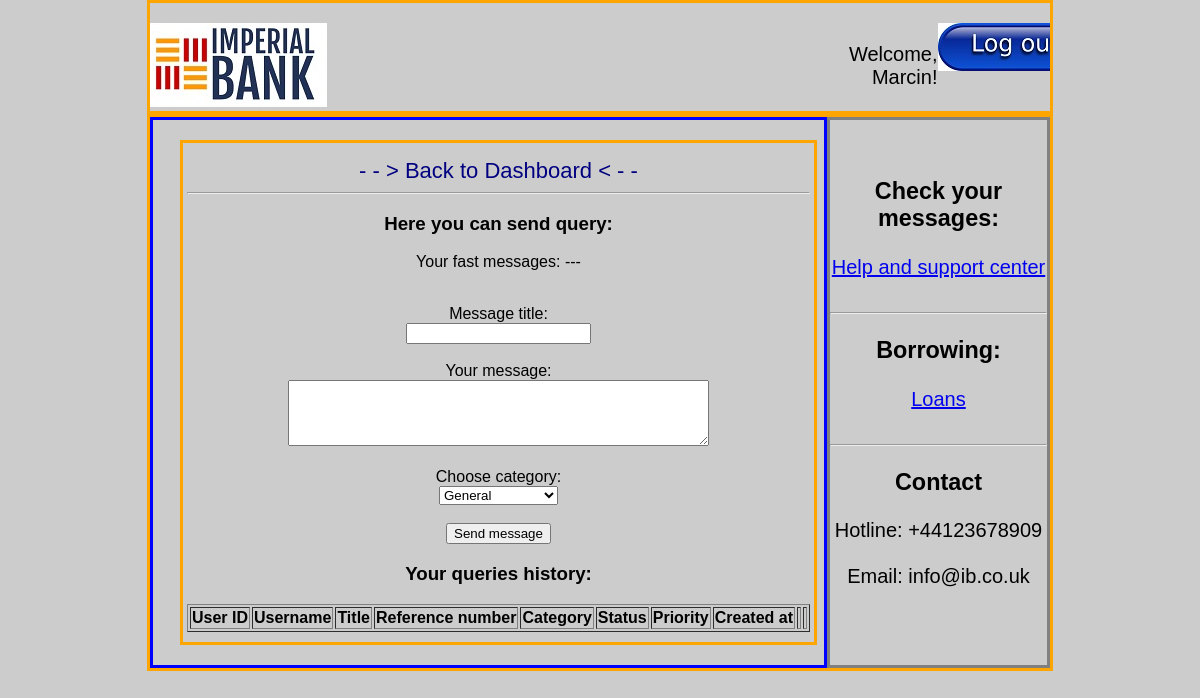
/help_center (signed in), run on an earlier commit of the app's database.
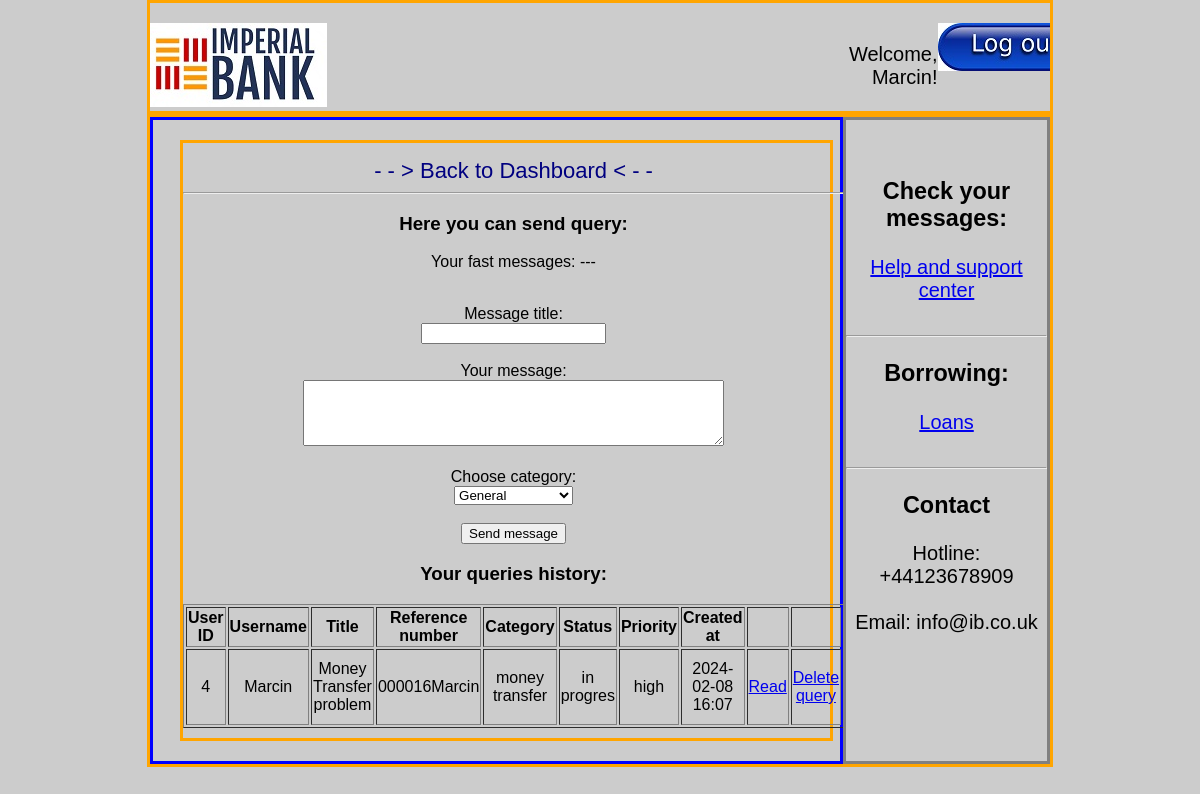
And on a later commit of the database.
### models/models.py (models this page shows, shortened)
class Users(db.Model, UserMixin):
    id = db.Column(db.Integer, primary_key=True)
    username = db.Column(db.String(50), unique=True, nullable=False)
    password_hash = db.Column(db.String(128), nullable=False)
    role = db.Column(db.String(20), nullable=False, default='client')
    email = db.Column(db.String(120), unique=True, nullable=False)
    phone_number = db.Column(db.String(20), nullable = False)
    country = db.Column(db.String(50))
    transactions = db.relationship('Transaction', backref='user', lazy=True)

class SupportTickets(db.Model):
    id = db.Column(db.Integer, primary_key=True)
    user_id = db.Column(db.Integer, db.ForeignKey('users.id'), nullable=False)
    title = db.Column(db.String(100), nullable=False)
    description = db.Column(db.Text, nullable=False)
    reference_number = db.Column(db.String(50), nullable=False)
    status = db.Column(db.String(50), nullable=False, default='new')  # values: new, in progress, closed, rejected
    priority = db.Column(db.String(50), nullable=False, default='normal')  # values: normal, high, urgent
    category = db.Column(db.String(50), nullable=False, default='general')  # values: general, fraud, service problem, money transfer
    created_at = db.Column(db.DateTime, default=datetime.utcnow)

### app.py (the view)
@app.route('/help_center', methods=['GET', 'POST'])
@login_required
def help_center():
    subquery = db.session.query(SupportTickets.reference_number,func.max(SupportTickets.created_at).label('max_date')).group_by(SupportTickets.reference_number).subquery()
    user_queries = db.session.query(SupportTickets).join(subquery,(SupportTickets.reference_number == subquery.c.reference_number) &
        (SupportTickets.created_at == subquery.c.max_date)).filter(SupportTickets.user_id == current_user.id).all()
    return render_template('help_center.html', all_queries = user_queries)

### app.py (called while the page is built)
@app.before_request
def initialize_database():
    db.create_all()
    session.permanent = True

@login_manager.user_loader
def load_user(user_id):
    return Users.query.get(int(user_id))

### templates/help_center.html (shortened to what this page needs)
{% extends 'base3.html' %}
{% block precontent%}
<a href="{{ url_for('dashboard') }}" class="link3"> - - > Back to Dashboard < - - </a><br>
<hr>
<h3>Here you can send query:</h3>
{% with messages = get_flashed_messages() %}
{% if not messages %}
    <p>Your fast messages: ---</p>
{% endif %}
{% endwith %}
<br>
<form action="{{ url_for('send_query_bp.send_query') }}" method="post" role="form">
    <label for="title">Message title:</label> <br>
    <input type="text" id="title" name="title" required> <br><br>
    <label for="description">Your message: </label> <br>
    <textarea id="description" name="description" required rows="4" cols="50"></textarea> <br><br>
    <label for="category">Choose category:</label> <br>
    <select type="text" id="category" name="category" def required>
        <option value="general">General</option>
    </select> <br><br>
    <input type="submit" value="Send message"><br>
</form>
<h3>Your queries history: </h3>
<table border="1" class="center-table" >
  <thead>
      <tr>
          <th>User ID</th>
          <th>Username</th>
          <th>Title</th>
          <th>Reference number</th>
          <th>Category</th>
          <th>Status</th>
          <th>Priority</th>
          <th>Created at</th>
          <th> </th>
          <th> </th>
      </tr>
  </thead>
  <tbody>
      {% for query in all_queries %}
          <tr>
              <td>{{ query.user_id }}</td>
              <td>{{ current_user.username }}</td>
              <td>{{ query.title }}</td>
              <td>{{ query.reference_number }}</td>
              <td>{{ query.category }}</td>
              <td>{{ query.status }}</td>
              <td>{{ query.priority }}</td>
              <td>{{ query.created_at.strftime('%Y-%m-%d %H:%M') }}</td>
              <td>&nbsp; <a href="{{ url_for('read_message_bp.read_message', query_ref=query.reference_number) }}">Read</a> &nbsp;</td>
              <td>&nbsp; <a href="{{ url_for('delete_messages_for_query_bp.delete_messages_for_query', query_ref=query.reference_number) }}">Delete query</a> &nbsp; </td>
          </tr>
      {% endfor %}
  </tbody>
</table>
{%  endblock %}

### templates/base3.html (shortened to what this page needs)
<!DOCTYPE html>
<html lang="en">
<head>
    <link rel="stylesheet" href="{{ url_for('static', filename='styles.css') }}">
</head>
<body>
    <header>
        <div class="container5">
            <div class="left4">
                <img src="{{ url_for('static', filename='imperial-bank-2.jpg') }}" alt="Imperial Bank">
            </div>
            <div class="right4">
                <p>Welcome, {{ current_user.username }}!</p>
            </div>
            <div class="right4">
                <a href="{{ url_for('logout') }}"><img src="{{ url_for('static', filename='logout.jpg') }}" alt="logout"> </a>
            </div>
        </div>
    </header>
    <main>
        <div class="container5">
            <div class="left5">
                <div class="container100">
                    <div class="center">
                        {% block precontent%}
                        {%  endblock %}
                    </div>
                </div>
            </div>
            <div class="right5">
                <div class="center">
                    <h3>Check your messages: </h3>
                    <a href="{{ url_for('help_center') }}" > Help and support center</a><br><br>
                    <hr>
                    <h3>Borrowing: </h3>
                    <a href="{{ url_for('loans') }}" > Loans </a> <br><br>
                    <hr>
                    <h3>Contact</h3>
                    Hotline: +44123678909 <br><br>
                    Email: info@ib.co.uk
                </div>
            </div>
        </div>
    </main>
</body>
</html>

### static/styles.css (style rules this page uses)
body { font-family: 'Arial', sans-serif; margin: 0; padding: 0; background-color: #ccc; }
.center { margin-left: auto; margin-right: auto; padding-left: 0px; padding-top: 15px; text-align: center; }
.center-table { margin-left: auto; margin-right: auto; text-align: center; width: 100%; }
.link3 { color: navy; font-size: 22px; text-decoration: none; }
.left4 { flex: 6; text-align: left; padding-top: 20px; }
.right4 { flex: 1; text-align: right; justify-content: right; overflow: auto; padding-top: 20px; font-size: 20px; }
.container5 { display: flex; justify-content: space-between; margin: 0 auto; max-width: 75%; border-color: orange; border-style: solid; }
.left5 { flex: 3; text-align: left; padding-top: 20px; padding-left: 20px; padding-bottom: 20px; border-color: blue; border-style: solid; }
.right5 { flex: 1; text-align: right; justify-content: right; overflow: auto; padding-top: 20px; font-size: 20px; border-color: grey; border-style: solid; }
.container100 { display: flex; justify-content: space-between; margin: 0 auto; max-width: 97%; border-color: orange; border-style: solid; padding-bottom: 10px; }

What changed in the data, as far as the page shows it:
added SupportTickets: user_id "4", {{ current_user.username }} "Marcin", title "Money Transfer problem", reference_number "000016Marcin", category "money transfer", status "in progres", priority "high", created_at "2024-02-08 16:07"
